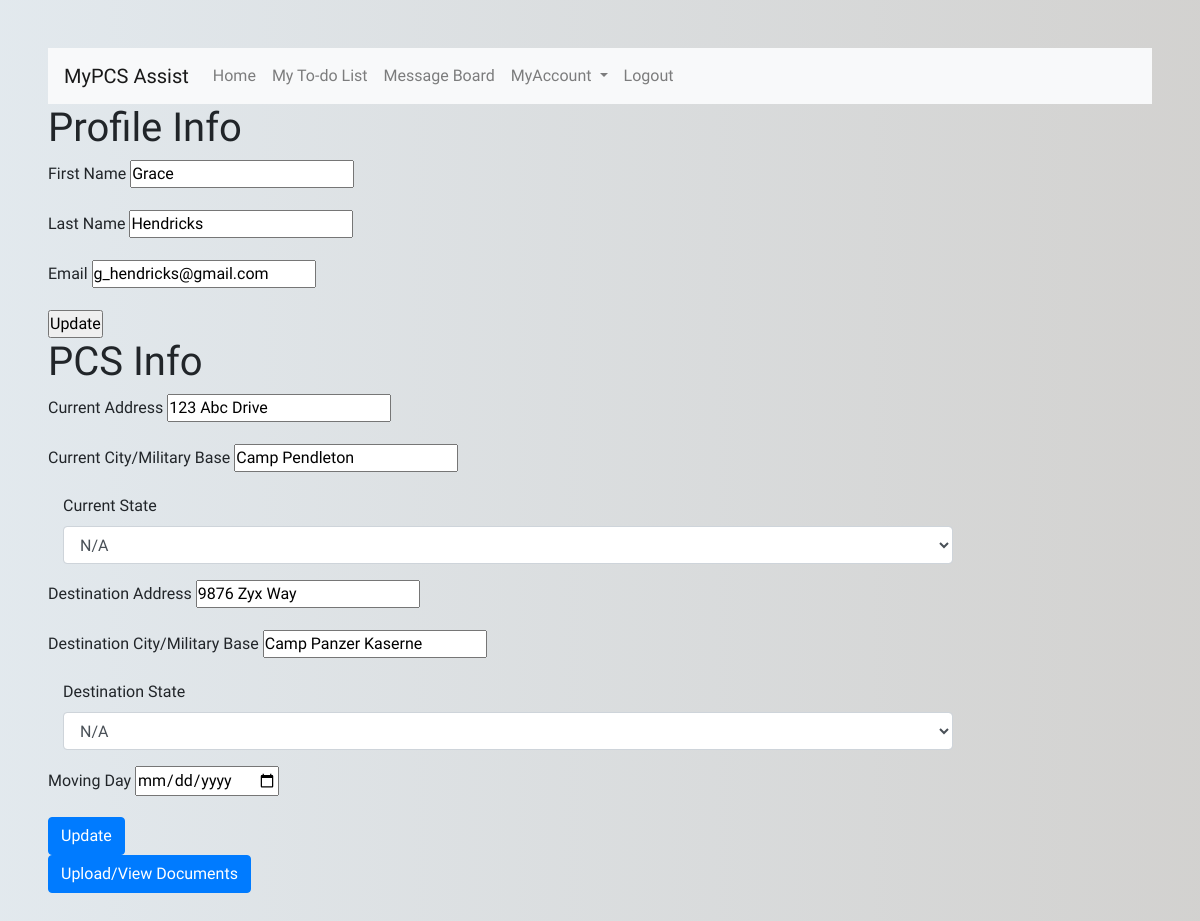
The app's page /myaccount_editprofile (signed in) with its own data.
### projectPCS_app/models.py (models this page shows)
class User(models.Model):
    firstname = models.CharField(max_length=255)
    lastname = models.CharField(max_length=255)
    email = models.EmailField(max_length=255)
    password = models.CharField(max_length=255)
    created_at = models.DateTimeField(auto_now_add=True)
    updated_at = models.DateTimeField(auto_now=True)
    objects = UserManager()

class Move_Info(models.Model):
    user_moving = models.OneToOneField(User, on_delete = models.CASCADE, primary_key=True)
    orig_address = models.CharField(max_length=255)
    orig_citybase = models.CharField(max_length=255)
    orig_state = models.CharField(max_length=255)
    dest_address = models.CharField(max_length=255)
    dest_citybase = models.CharField(max_length=255)
    dest_state = models.CharField(max_length=255)
    upload = models.FileField(upload_to=None, max_length=255, null=True)
    move_date = models.DateField()
    updated_at = models.DateTimeField(auto_now=True)

### projectPCS_app/views.py (the view)
# urls.py: path('myaccount_editprofile', views.editprofile),
def editprofile(request):
    context = {
        "this_user" : User.objects.get(id=request.session['user_id'])
    }
    return render(request, "edit_account.html", context)

### projectPCS_app/templates/edit_account.html (shortened to what this page needs)
<!DOCTYPE html>
<html lang="en">
<head>
    {% load static %}
    <link rel="stylesheet" href="https://stackpath.bootstrapcdn.com/bootstrap/4.3.1/css/bootstrap.min.css">
    <link href="/static/css/edit_account.css" rel="stylesheet" type="text/css">
</head>
<body>
    <div id="wrapper">
        <nav class="navbar navbar-expand-lg navbar-light bg-light">
            <a class="navbar-brand" href="#">MyPCS Assist</a>
            <div class="collapse navbar-collapse" id="navbarNavDropdown">
                <ul class="navbar-nav">
                    <li class="nav-item">
                        <a class="nav-link" href="/home">Home</a>
                    </li>
                    <li class="nav-item">
                        <a class="nav-link" href="/toDo_list">My To-do List</a>
                    </li>
                    <li class="nav-item">
                        <a class="nav-link" href="/messages">Message Board</a>
                    </li>
                    <li class="nav-item dropdown">
                        <a class="nav-link dropdown-toggle" href="#" id="navbarDropdownMenuLink" role="button" data-toggle="dropdown" aria-haspopup="true" aria-expanded="false">
                        MyAccount
                        </a>
                    </li>
                    <li class="nav-item">
                        <a class="nav-link" href="/">Logout</a>
                    </li>
                </ul>
            </div>
        </nav>
        <div id="profileInfo">
            <h1>Profile Info</h1>
            <form action="/update_profile/{{request.session.user_id}}" method="POST">
                <div class="form-group">
                    <label for="lastname">First Name</label>
                    <input type="text" name="firstname" value="{{request.session.firstname}}">
                </div>
                <div class="form-group">
                    <label for="lastname">Last Name</label>
                    <input type="text" name="lastname" value="{{request.session.lastname}}">
                </div>
                <div class="form-group">
                    <label for="email">Email</label>
                    <input type="email" name="email" value="{{request.session.email}}">
                </div>
                <input type="submit" value="Update">
            </form>
        </div>
        <div id="pcsInfo">
            <h1>PCS Info</h1>
            {% if this_user.move_info %}
            <form action="/update_pcs/{{request.session.user_id}}" method="POST">
                <div class="form-group">
                    <label for="orig_address">Current Address</label>
                    <input type="text" name="orig_address" value="{{this_user.move_info.orig_address}}">
                </div>
                <div class="form-group">
                    <label for="orig_city">Current City/Military Base</label>
                    <input type="text" name="orig_citybase" value="{{this_user.move_info.orig_citybase}}">
                </div>
                <div class="form-group">
                    <label for="orig_state" class="col-sm-2 control-label">Current State</label>
                    <div class="col-sm-10">
                        <select class="form-control" id="state" name="orig_state">
                            <option value="">N/A</option>
                        </select>
                    </div>
                </div>
                <div class="form-group">
                    <label for="dest_address">Destination Address</label>
                    <input type="text" name="dest_address" value="{{this_user.move_info.dest_address}}">
                </div>
                <div class="form-group">
                    <label for="dest_city">Destination City/Military Base</label>
                    <input type="text" name="dest_citybase" value="{{this_user.move_info.dest_citybase}}">
                </div>
                <div class="form-group">
                    <label for="dest_state" class="col-sm-2 control-label">Destination State</label>
                    <div class="col-sm-10">
                        <select class="form-control" id="state" name="dest_state">
                            <option value="">N/A</option>
                        </select>
                    </div>
                </div>
                <div class="form-group">
                    <label for="move_date">Moving Day</label>
                    <input type="date" name="move_date">
                </div>
                <input class="btn btn-primary" type="submit" value="Update">
            </form>
            {% endif %}
        </div>
        <a class="btn btn-primary" href="#" role="button">Upload/View Documents</a>
    </div>
</body>
</html>

### projectPCS_app/static/css/edit_account.css (style rules this page uses)
* { box-sizing: border-box; margin: 0; padding: 0; font-family: Raleway, sans-serif; }
body { background: linear-gradient(90deg, hsl(205deg 25% 91%), hsl(40deg 3% 82%)); padding: 4%; }

### records on screen
User: orig_address "123 Abc Drive", orig_citybase "Camp Pendleton", dest_address "9876 Zyx Way", dest_citybase "Camp Panzer Kaserne"
